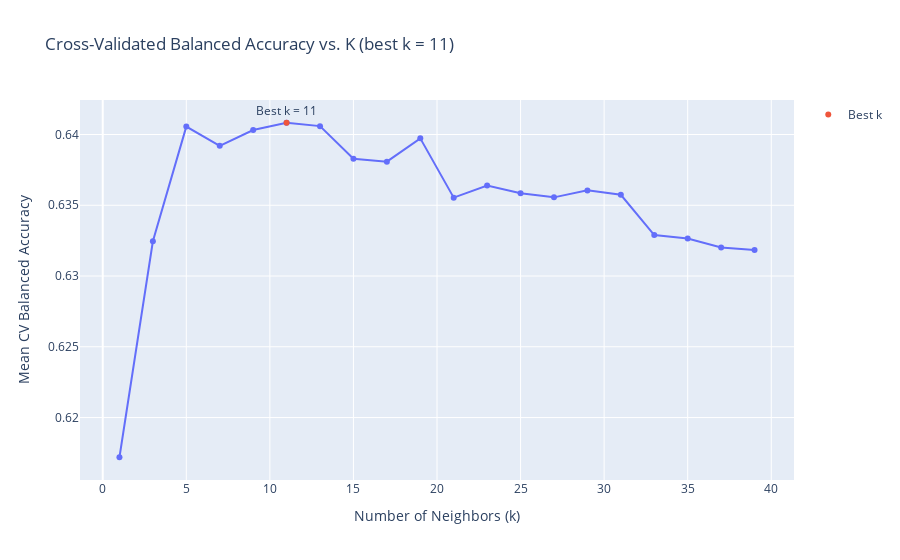

The cell this chart's notebook holds for it:
### Code cell
results_df = pd.DataFrame(grid.cv_results_)

results_df["k"] = results_df["param_knn__n_neighbors"]
results_df["mean_score"] = results_df["mean_test_score"]

best_k = grid.best_params_["knn__n_neighbors"]
best_score = grid.best_score_

fig = px.line(
    results_df,
    x="k",
    y="mean_score",
    title=f"Cross-Validated Balanced Accuracy vs. K (best k = {best_k})",
    markers=True,
    labels={"k": "Number of Neighbors (k)", "mean_score": "Mean CV Balanced Accuracy"}
)


fig.add_scatter(
    x=[best_k],
    y=[best_score],
    mode="markers+text",
    text=[f"Best k = {best_k}"],
    textposition="top center",
    name="Best k"
)

fig.update_layout(hovermode="x unified")
fig.show()

### Figure 1 — Plotly figure (JSON) as saved in the notebook; plotly's stock layout.template omitted (floating-point values rounded to 4 significant figures)
{"data": [{"hovertemplate": "Number of Neighbors (k)=%{x}<br>Mean CV Balanced Accuracy=%{y}<extra></extra>", "legendgroup": "", "line": {"color": "#636efa", "dash": "solid"}, "marker": {"symbol": "circle"}, "mode": "lines+markers", "name": "", "orientation": "v", "showlegend": false, "type": "scatter", "x": [1, 3, 5, 7, 9, 11, 13, 15, 17, 19, 21, 23, 25, 27, 29, 31, 33, 35, 37, 39], "xaxis": "x", "y": [0.6172, 0.6325, 0.6406, 0.6392, 0.6403, 0.6408, 0.6406, 0.6383, 0.6381, 0.6397, 0.6355, 0.6364, 0.6358, 0.6356, 0.6361, 0.6357, 0.6329, 0.6327, 0.632, 0.6318], "yaxis": "y"}, {"mode": "markers+text", "name": "Best k", "text": ["Best k = 11"], "textposition": "top center", "type": "scatter", "x": [11], "y": [0.6408]}], "layout": {"hovermode": "x unified", "legend": {"tracegroupgap": 0}, "title": {"text": "Cross-Validated Balanced Accuracy vs. K (best k = 11)"}, "xaxis": {"anchor": "y", "domain": [0, 1], "title": {"text": "Number of Neighbors (k)"}}, "yaxis": {"anchor": "x", "domain": [0, 1], "title": {"text": "Mean CV Balanced Accuracy"}}}}
